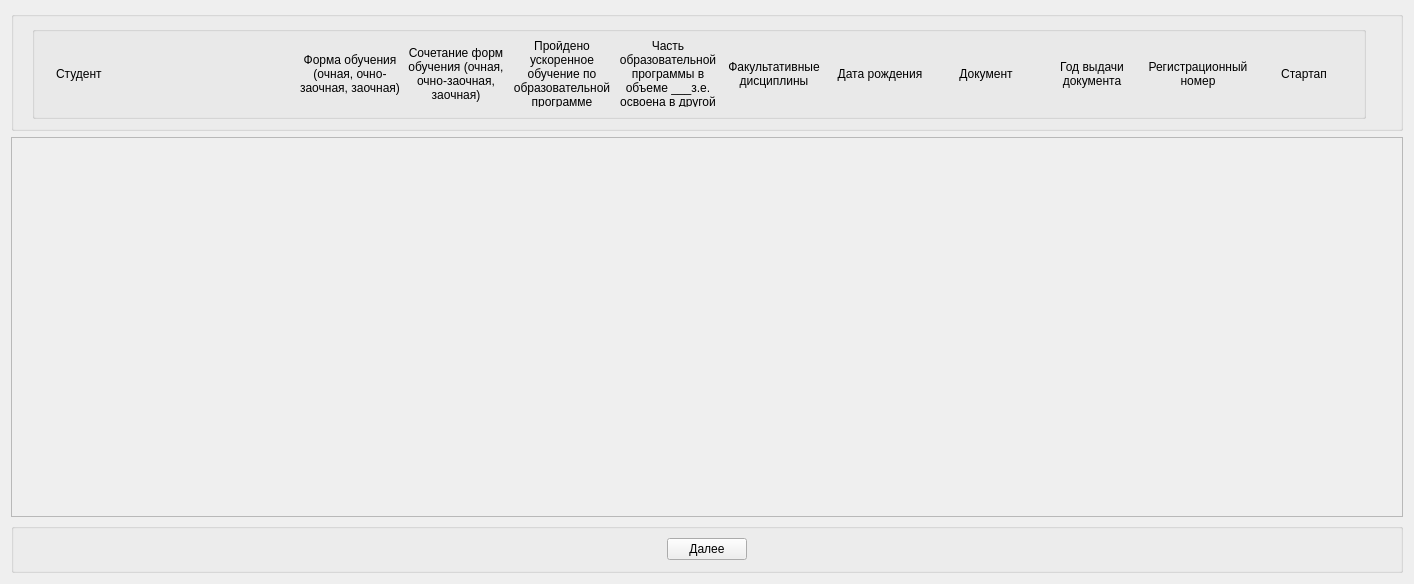
<?xml version="1.0" encoding="UTF-8"?>
<ui version="4.0">
 <class>checkForm</class>
 <widget class="QWidget" name="checkForm">
  <property name="geometry">
   <rect>
    <x>0</x>
    <y>0</y>
    <width>1402</width>
    <height>584</height>
   </rect>
  </property>
  <property name="windowTitle">
   <string>Form</string>
  </property>
  <layout class="QVBoxLayout" name="verticalLayout_3">
   <item>
    <widget class="QGroupBox" name="groupBox_3">
     <property name="sizePolicy">
      <sizepolicy hsizetype="Minimum" vsizetype="Minimum">
       <horstretch>0</horstretch>
       <verstretch>0</verstretch>
      </sizepolicy>
     </property>
     <property name="maximumSize">
      <size>
       <width>16777215</width>
       <height>120</height>
      </size>
     </property>
     <property name="title">
      <string/>
     </property>
     <property name="alignment">
      <set>Qt::AlignCenter</set>
     </property>
     <layout class="QHBoxLayout" name="horizontalLayout_5">
      <property name="leftMargin">
       <number>18</number>
      </property>
      <property name="rightMargin">
       <number>34</number>
      </property>
      <item>
       <widget class="QGroupBox" name="groupBox">
        <property name="sizePolicy">
         <sizepolicy hsizetype="Minimum" vsizetype="Minimum">
          <horstretch>0</horstretch>
          <verstretch>0</verstretch>
         </sizepolicy>
        </property>
        <property name="maximumSize">
         <size>
          <width>16777215</width>
          <height>100</height>
         </size>
        </property>
        <property name="title">
         <string/>
        </property>
        <layout class="QHBoxLayout" name="horizontalLayout">
         <item>
          <widget class="QLabel" name="label_6">
           <property name="sizePolicy">
            <sizepolicy hsizetype="Fixed" vsizetype="Minimum">
             <horstretch>0</horstretch>
             <verstretch>0</verstretch>
            </sizepolicy>
           </property>
           <property name="minimumSize">
            <size>
             <width>250</width>
             <height>0</height>
            </size>
           </property>
           <property name="maximumSize">
            <size>
             <width>16777215</width>
             <height>100</height>
            </size>
           </property>
           <property name="styleSheet">
            <string notr="true">margin-left:9px;</string>
           </property>
           <property name="text">
            <string>Студент</string>
           </property>
           <property name="wordWrap">
            <bool>true</bool>
           </property>
           <property name="margin">
            <number>0</number>
           </property>
          </widget>
         </item>
         <item>
          <widget class="QLabel" name="label">
           <property name="sizePolicy">
            <sizepolicy hsizetype="Ignored" vsizetype="Minimum">
             <horstretch>0</horstretch>
             <verstretch>0</verstretch>
            </sizepolicy>
           </property>
           <property name="minimumSize">
            <size>
             <width>100</width>
             <height>0</height>
            </size>
           </property>
           <property name="maximumSize">
            <size>
             <width>16777215</width>
             <height>100</height>
            </size>
           </property>
           <property name="text">
            <string>Форма обучения (очная, очно-заочная, заочная)</string>
           </property>
           <property name="alignment">
            <set>Qt::AlignCenter</set>
           </property>
           <property name="wordWrap">
            <bool>true</bool>
           </property>
          </widget>
         </item>
         <item>
          <widget class="QLabel" name="label_2">
           <property name="sizePolicy">
            <sizepolicy hsizetype="Ignored" vsizetype="Minimum">
             <horstretch>0</horstretch>
             <verstretch>0</verstretch>
            </sizepolicy>
           </property>
           <property name="minimumSize">
            <size>
             <width>100</width>
             <height>0</height>
            </size>
           </property>
           <property name="maximumSize">
            <size>
             <width>16777215</width>
             <height>100</height>
            </size>
           </property>
           <property name="text">
            <string>Сочетание форм обучения (очная, очно-заочная, заочная)</string>
           </property>
           <property name="alignment">
            <set>Qt::AlignCenter</set>
           </property>
           <property name="wordWrap">
            <bool>true</bool>
           </property>
          </widget>
         </item>
         <item>
          <widget class="QLabel" name="label_3">
           <property name="sizePolicy">
            <sizepolicy hsizetype="Ignored" vsizetype="Minimum">
             <horstretch>0</horstretch>
             <verstretch>0</verstretch>
            </sizepolicy>
           </property>
           <property name="minimumSize">
            <size>
             <width>100</width>
             <height>0</height>
            </size>
           </property>
           <property name="maximumSize">
            <size>
             <width>16777215</width>
             <height>100</height>
            </size>
           </property>
           <property name="text">
            <string>Пройдено ускоренное обучение по образовательной программе</string>
           </property>
           <property name="alignment">
            <set>Qt::AlignCenter</set>
           </property>
           <property name="wordWrap">
            <bool>true</bool>
           </property>
          </widget>
         </item>
         <item>
          <widget class="QLabel" name="label_4">
           <property name="sizePolicy">
            <sizepolicy hsizetype="Ignored" vsizetype="Minimum">
             <horstretch>0</horstretch>
             <verstretch>0</verstretch>
            </sizepolicy>
           </property>
           <property name="minimumSize">
            <size>
             <width>100</width>
             <height>0</height>
            </size>
           </property>
           <property name="maximumSize">
            <size>
             <width>16777215</width>
             <height>100</height>
            </size>
           </property>
           <property name="text">
            <string>Часть образовательной программы в объеме ___з.е. освоена в другой организации</string>
           </property>
           <property name="alignment">
            <set>Qt::AlignCenter</set>
           </property>
           <property name="wordWrap">
            <bool>true</bool>
           </property>
          </widget>
         </item>
         <item>
          <widget class="QLabel" name="label_5">
           <property name="sizePolicy">
            <sizepolicy hsizetype="Ignored" vsizetype="Minimum">
             <horstretch>0</horstretch>
             <verstretch>0</verstretch>
            </sizepolicy>
           </property>
           <property name="minimumSize">
            <size>
             <width>100</width>
             <height>0</height>
            </size>
           </property>
           <property name="maximumSize">
            <size>
             <width>16777215</width>
             <height>100</height>
            </size>
           </property>
           <property name="text">
            <string>Факультативные дисциплины</string>
           </property>
           <property name="alignment">
            <set>Qt::AlignCenter</set>
           </property>
           <property name="wordWrap">
            <bool>true</bool>
           </property>
          </widget>
         </item>
         <item>
          <widget class="QLabel" name="label_7">
           <property name="sizePolicy">
            <sizepolicy hsizetype="Ignored" vsizetype="Minimum">
             <horstretch>0</horstretch>
             <verstretch>0</verstretch>
            </sizepolicy>
           </property>
           <property name="minimumSize">
            <size>
             <width>100</width>
             <height>0</height>
            </size>
           </property>
           <property name="maximumSize">
            <size>
             <width>16777215</width>
             <height>100</height>
            </size>
           </property>
           <property name="text">
            <string>Дата рождения</string>
           </property>
           <property name="alignment">
            <set>Qt::AlignCenter</set>
           </property>
           <property name="wordWrap">
            <bool>true</bool>
           </property>
          </widget>
         </item>
         <item>
          <widget class="QLabel" name="label_10">
           <property name="sizePolicy">
            <sizepolicy hsizetype="Ignored" vsizetype="Minimum">
             <horstretch>0</horstretch>
             <verstretch>0</verstretch>
            </sizepolicy>
           </property>
           <property name="minimumSize">
            <size>
             <width>100</width>
             <height>0</height>
            </size>
           </property>
           <property name="maximumSize">
            <size>
             <width>16777215</width>
             <height>100</height>
            </size>
           </property>
           <property name="text">
            <string>Документ</string>
           </property>
           <property name="alignment">
            <set>Qt::AlignCenter</set>
           </property>
           <property name="wordWrap">
            <bool>true</bool>
           </property>
          </widget>
         </item>
         <item>
          <widget class="QLabel" name="label_8">
           <property name="sizePolicy">
            <sizepolicy hsizetype="Ignored" vsizetype="Minimum">
             <horstretch>0</horstretch>
             <verstretch>0</verstretch>
            </sizepolicy>
           </property>
           <property name="minimumSize">
            <size>
             <width>100</width>
             <height>0</height>
            </size>
           </property>
           <property name="maximumSize">
            <size>
             <width>16777215</width>
             <height>100</height>
            </size>
           </property>
           <property name="text">
            <string>Год выдачи документа</string>
           </property>
           <property name="alignment">
            <set>Qt::AlignCenter</set>
           </property>
           <property name="wordWrap">
            <bool>true</bool>
           </property>
          </widget>
         </item>
         <item>
          <widget class="QLabel" name="label_9">
           <property name="sizePolicy">
            <sizepolicy hsizetype="Ignored" vsizetype="Minimum">
             <horstretch>0</horstretch>
             <verstretch>0</verstretch>
            </sizepolicy>
           </property>
           <property name="minimumSize">
            <size>
             <width>100</width>
             <height>0</height>
            </size>
           </property>
           <property name="maximumSize">
            <size>
             <width>16777215</width>
             <height>100</height>
            </size>
           </property>
           <property name="text">
            <string>Регистрационный номер</string>
           </property>
           <property name="alignment">
            <set>Qt::AlignCenter</set>
           </property>
           <property name="wordWrap">
            <bool>true</bool>
           </property>
          </widget>
         </item>
         <item>
          <widget class="QLabel" name="label_11">
           <property name="sizePolicy">
            <sizepolicy hsizetype="Ignored" vsizetype="Minimum">
             <horstretch>0</horstretch>
             <verstretch>0</verstretch>
            </sizepolicy>
           </property>
           <property name="minimumSize">
            <size>
             <width>100</width>
             <height>0</height>
            </size>
           </property>
           <property name="maximumSize">
            <size>
             <width>16777215</width>
             <height>100</height>
            </size>
           </property>
           <property name="text">
            <string>Стартап</string>
           </property>
           <property name="alignment">
            <set>Qt::AlignCenter</set>
           </property>
           <property name="wordWrap">
            <bool>true</bool>
           </property>
          </widget>
         </item>
        </layout>
       </widget>
      </item>
     </layout>
    </widget>
   </item>
   <item>
    <widget class="QScrollArea" name="scrollArea">
     <property name="sizePolicy">
      <sizepolicy hsizetype="Minimum" vsizetype="Minimum">
       <horstretch>0</horstretch>
       <verstretch>0</verstretch>
      </sizepolicy>
     </property>
     <property name="widgetResizable">
      <bool>true</bool>
     </property>
     <widget class="QWidget" name="scrollAreaWidgetContents">
      <property name="geometry">
       <rect>
        <x>0</x>
        <y>0</y>
        <width>1382</width>
        <height>382</height>
       </rect>
      </property>
      <layout class="QVBoxLayout" name="verticalLayout_2">
       <item>
        <layout class="QVBoxLayout" name="verticalLayout"/>
       </item>
      </layout>
     </widget>
    </widget>
   </item>
   <item>
    <widget class="QGroupBox" name="groupBox_2">
     <property name="maximumSize">
      <size>
       <width>16777215</width>
       <height>50</height>
      </size>
     </property>
     <property name="title">
      <string/>
     </property>
     <layout class="QHBoxLayout" name="horizontalLayout_3">
      <item>
       <layout class="QHBoxLayout" name="horizontalLayout_4">
        <item>
         <spacer name="horizontalSpacer">
          <property name="orientation">
           <enum>Qt::Horizontal</enum>
          </property>
          <property name="sizeHint" stdset="0">
           <size>
            <width>40</width>
            <height>20</height>
           </size>
          </property>
         </spacer>
        </item>
        <item>
         <widget class="QPushButton" name="nextButton">
          <property name="text">
           <string>Далее</string>
          </property>
         </widget>
        </item>
        <item>
         <spacer name="horizontalSpacer_2">
          <property name="orientation">
           <enum>Qt::Horizontal</enum>
          </property>
          <property name="sizeHint" stdset="0">
           <size>
            <width>40</width>
            <height>20</height>
           </size>
          </property>
         </spacer>
        </item>
       </layout>
      </item>
     </layout>
    </widget>
   </item>
  </layout>
 </widget>
 <resources/>
 <connections/>
</ui>
